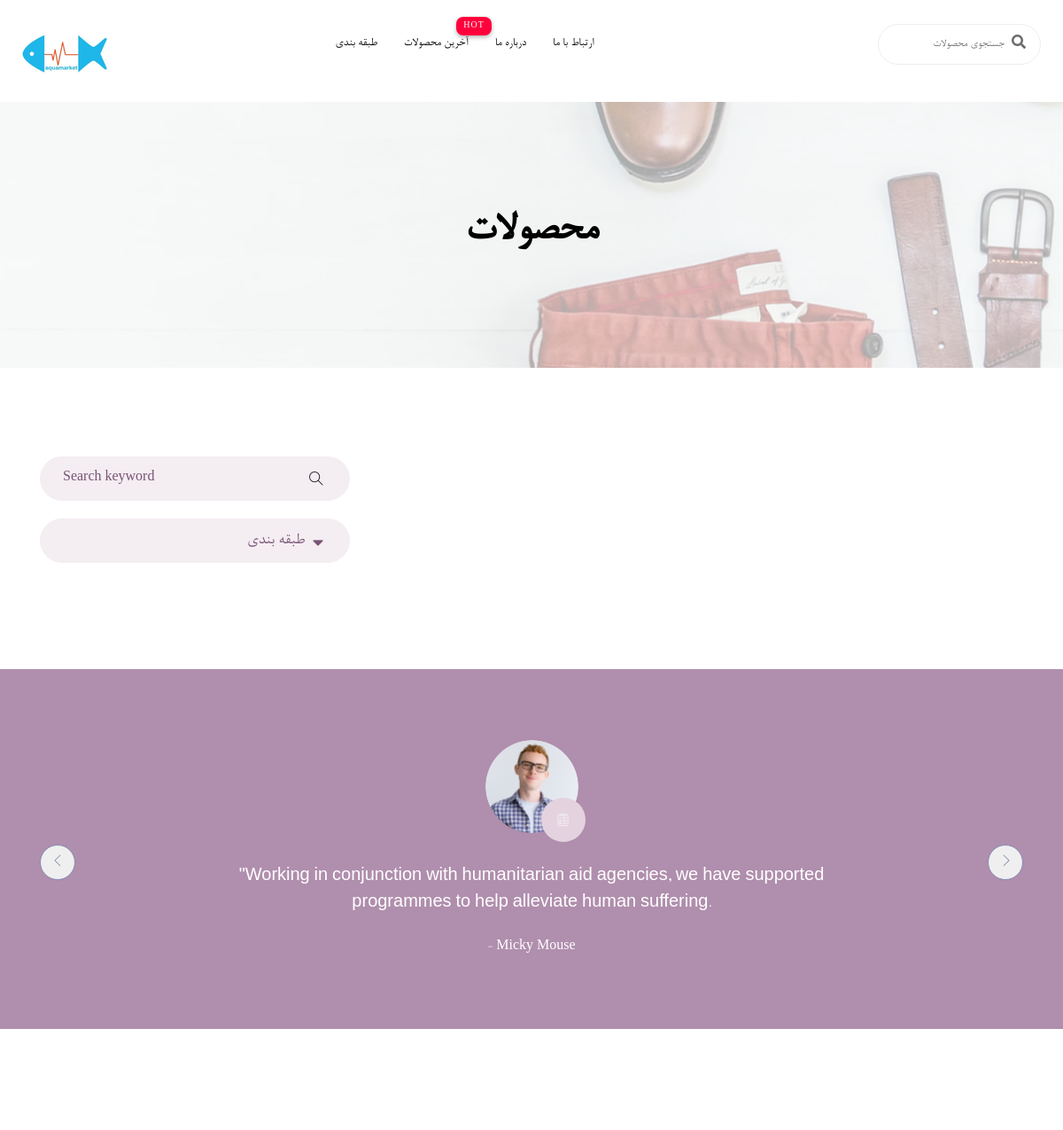
The app's page /category/saltwater_fish (upper part), older data.
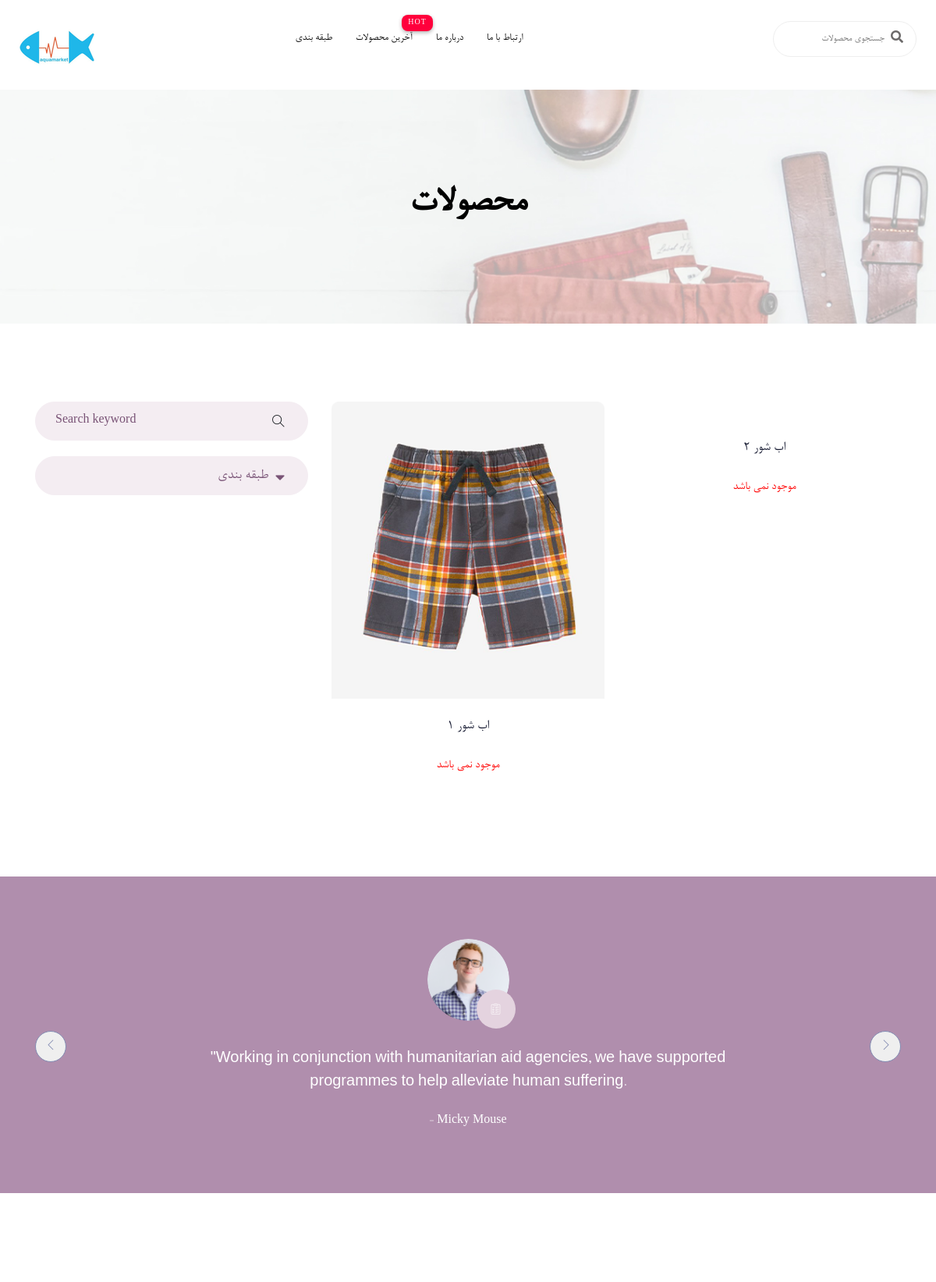
The same page, newer data.
### shop/models.py (models this page shows, shortened)
class Product(models.Model):
    title=models.CharField(max_length=50)
    description=models.CharField(max_length=500, blank=True)
    category= models.CharField(max_length=30,choices=CATEGORY_CHOICES)
    created_time=models.DateTimeField(default=timezone.now)
    slug = models.SlugField(max_length=100, blank=True, null=True)
    image=models.ImageField(upload_to="shop/image_product",blank=True)
    brand=models.CharField(max_length=100,blank=True)
    orginal_price=models.DecimalField(max_digits=10, decimal_places=2,blank=True)
    final_price=models.DecimalField(max_digits=10,decimal_places=2,blank=True)
    rate=IntegerRangeField(min_value=0, max_value=5,blank=True)
    type=models.CharField(max_length=100,blank=True,choices=TYPE_CHOICES)
    has_offer=models.BooleanField()
    exist=models.BooleanField()

### shop/views.py (the view)
# urls.py: path('category/<str:category>', views.ProductCategory.as_view(), name="product_category"),
class ProductCategory(ListView):
    model = Product
    template_name = 'shop/catagori.html'
    paginate_by = 2
    def get_queryset(self):
        self.category=self.kwargs['category']
        return self.model.objects.filter(category=self.category)
    def get_context_data(self, *, object_list=None, **kwargs):
        context=super(ProductCategory,self).get_context_data(**kwargs)
        context['product_category'] = self.category
        if self.category == "supplies":
            context['has_type'] = True
            types=[]
            for item in TYPE_CHOICES:
                types.append(item[1])
            context['types']= types
        else:
            context['has_type'] = False
        return context

### templates/shop/catagori.html (shortened to what the changed rows need)
{% extends 'base.html' %}
{% load static %}
{% block body %}
    <div class="slider-area ">
        <div class="single-slider slider-height2 d-flex align-items-center"
             data-background="{% static "/img/hero/category.jpg" %}">
            <div class="container">
                <div class="row">
                    <div class="col-xl-12">
                        <div class="hero-cap text-center">
                            <h2>محصولات</h2>
                        </div>
                    </div>
                </div>
            </div>
        </div>
    </div>
    <section class="product_list section_padding">
        <div class="container">
            <div class="row">
                <div class="col-md-8">
                    <div class="product_list">
                        <div class="row">
                            {% for product in object_list %}
                                <div class="col-lg-6 col-sm-6">
                                    <div class="single_product_item">
                                        <img src="{{ product.image.url }}" alt="" class="img-fluid">
                                        <div class="product-caption" style="text-align: center">
                                            <h3 style="font-family: Bnazanin"><a
                                                    href="single-product.html">{{ product.title }}</a></h3>
                                            {% if offer.exist %}
                                                <div class="price">
                                                    <ul>
                                                        <li> تومان {{ offer.orginal_price }}</li>
                                                        {% if offer.has_offer %}
                                                            <li class="discount"> تومان {{ offer.final_price }}</li>
                                                        {% endif %}
                                                    </ul>
                                                </div>
                                            {% else %}
                                                <div class="price">
                                                    <ul>
                                                        <li style="color: red">موجود نمی باشد</li>
                                                    </ul>
                                                </div>
                                            {% endif %}
                                        </div>
                                    </div>
                                </div>
                            {% endfor %}
                        </div>
                    </div>
                </div>
            </div>
        </div>
    </section>
{% endblock %}

Row changes from the older to the newer data that the page shows:
now on this page (row edited): Product: image (picture), title "اب شور ۱"
added Product: title "اب شور ۲"
